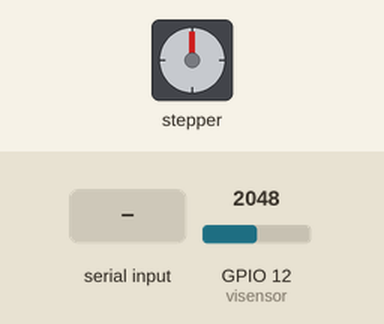
A sketch run on a simulated ESP32. Shown: stepper motor. Wiring (inferred from the names in the program): stepper motor driver (200 steps per turn assumed): step GPIO 25; direction GPIO 26. The inputs (shaded band) are chosen by the test bench; at power-on: GPIO 12 (visensor) = 2048. What the sketch prints to the serial monitor is not drawn.

Above: at 1.2 s.
1.3 s: "90,45,200\n" received over Serial
At 2.0 s:
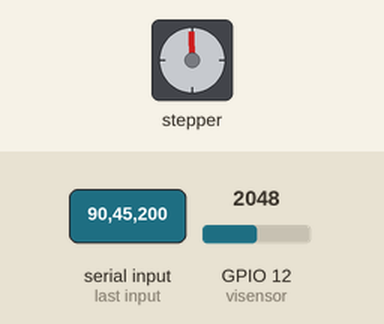
2.8 s: GPIO 12 (visensor) set to 164
4.3 s: GPIO 12 (visensor) set to 134
At 5.3 s:
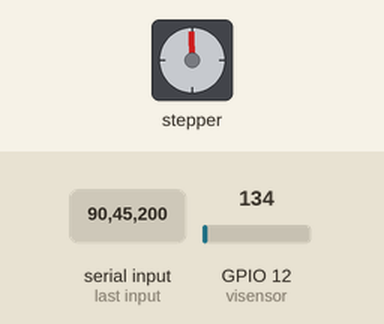
Timing chart, 0 to 7.3 s (numbered marks = the images above; inputs shaded):
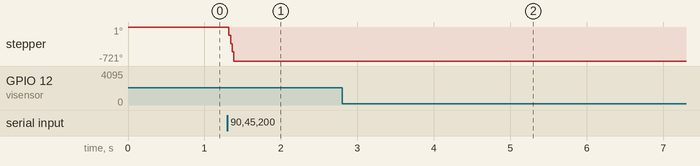

Measured:
- after the input at 1.3 s, stepper: turns 721° counter-clockwise, starting at once
- after the input at 4.3 s, stepper: stops changing and stays -721°

The sketch:

motor_control_v1.ino
```cpp
#include <Arduino.h>
#include <WiFi.h>
#include <AsyncTCP.h>
#include <ESPAsyncWebServer.h>
#include <iostream>
#include <sstream>
#define dirPin 26
#define stepPin 25
#define visensor 12
//User-defined values
long raisenumber = 0; //Number of steps
long downtime = 0; //Steps / second
long hittime = 0; //hit
char receivedCommand;
//-------------------------------------------------------------------------------
bool newData, runallowed = false; // booleans for new data from serial, and runallowed flag
int i=0,cooldown=0,sensor = 0, hitvalue = 0;
void setup()
{
    pinMode(stepPin, OUTPUT);
    pinMode(dirPin, OUTPUT);
    Serial.begin(115200); //define baud rate
    Serial.println("Type rise up time and down time(sec)");
}

void loop()
{
    if (Serial.available() > 0) //if something comes from the computer
    {
        newData = true; //indicate that there is a new data by setting this bool to true

        if (newData == true) //we only enter this long switch-case statement if there is a new command from the computer
        {
                raisenumber = Serial.parseInt(); //stand up value
                Serial.println(raisenumber);
                hittime = Serial.parseInt(); //hit value
                Serial.println(hittime);
                downtime = Serial.parseFloat(); //down time
                Serial.println(downtime);
                for (int i = 0; i < raisenumber; i++)
                {
                     Serial.println("Target Up");
                     TargetUp(); //raise the target
                     hitvalue = hittime;
                     while (hitvalue > 0)
                     {
                      sensor = analogRead(visensor);
                      if (sensor > 150)
                      {
                        hitvalue = hitvalue - 1;
                        Serial.println("HIT");
                        Serial.println(sensor);
                        delay(200);
                      }
                      Serial.println("waiting");
                     }
                     Serial.println("Target Down");
                     TargetDown();
                     delay(downtime*1000);
                }
        }
    }
}

void TargetDown()
{
    digitalWrite(dirPin, HIGH);
    for (int i = 0; i <= 400; i++)
               {
                digitalWrite(stepPin, HIGH);
                delayMicroseconds(100);
                digitalWrite(stepPin, LOW);
                delayMicroseconds(100);
               }
               i++;
}

void TargetUp()
{
    digitalWrite(dirPin, LOW);
    for (int i = 0; i <= 400; i++)
               {
                digitalWrite(stepPin, HIGH);
                delayMicroseconds(100);
                digitalWrite(stepPin, LOW);
                delayMicroseconds(100);
               }
               i++;
}

//void checkSerial() //function for receiving the commands
//{
//    if (Serial.available() > 0) //if something comes from the computer
//    {
//        receivedCommand = Serial.read(); // pass the value to the receivedCommad variable
//        newData = true; //indicate that there is a new data by setting this bool to true
//
//        if (newData == true) //we only enter this long switch-case statement if there is a new command from the computer
//        {
//
//
//            switch (receivedCommand) //we check what is the command
//            {
//
//
//            case 'S': // Stops the motor
//
//                stepper.stop(); //stop motor
//                stepper.disableOutputs(); //disable power
//                Serial.println("Stopped."); //print action
//                runallowed = false; //disable running
//                break;
//
//            case 'H': //H: Homing
//
//                runallowed = true;
//                Serial.println("Homing"); //Print the message
//                GoHome();// Run the function
//                break;
//
//            default:
//                raisenumber = Serial.parseFloat(); //stand up value
//                downtime = Serial.parseFloat(); //down time
//                for (int i = 0; i <= raisenumber; i++)
//                {
//                     RotateAbsolute(); //raise the target
//                     RunTheMotor(); //function to handle the motor
//                     //an if function will be inplement when V-sensor is in
//                     delay(2000);
//                     runallowed = true;
//                     Serial.println("Target Down");
//                     GoHome();
//                     RunTheMotor(); //function to handle the motor
//                     delay(downtime*1000);
//                }
//                break;
//            }
//        }
//        //after we went through the above tasks, newData is set to false again, so we are ready to receive new commands again.
//        newData = false;
//    }
//}
```
